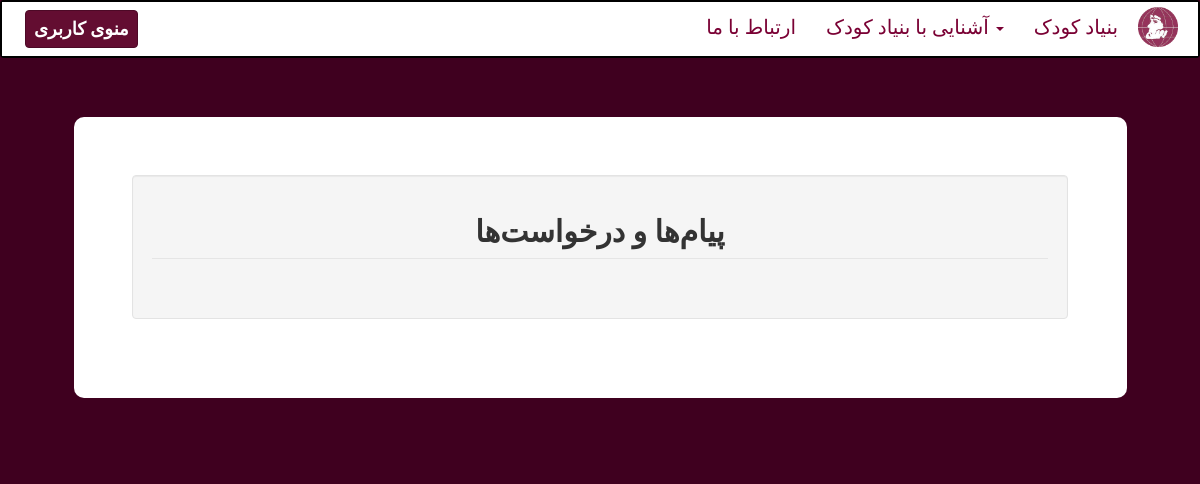
The app's page /hamyar/letters-box/ (signed in), older data.
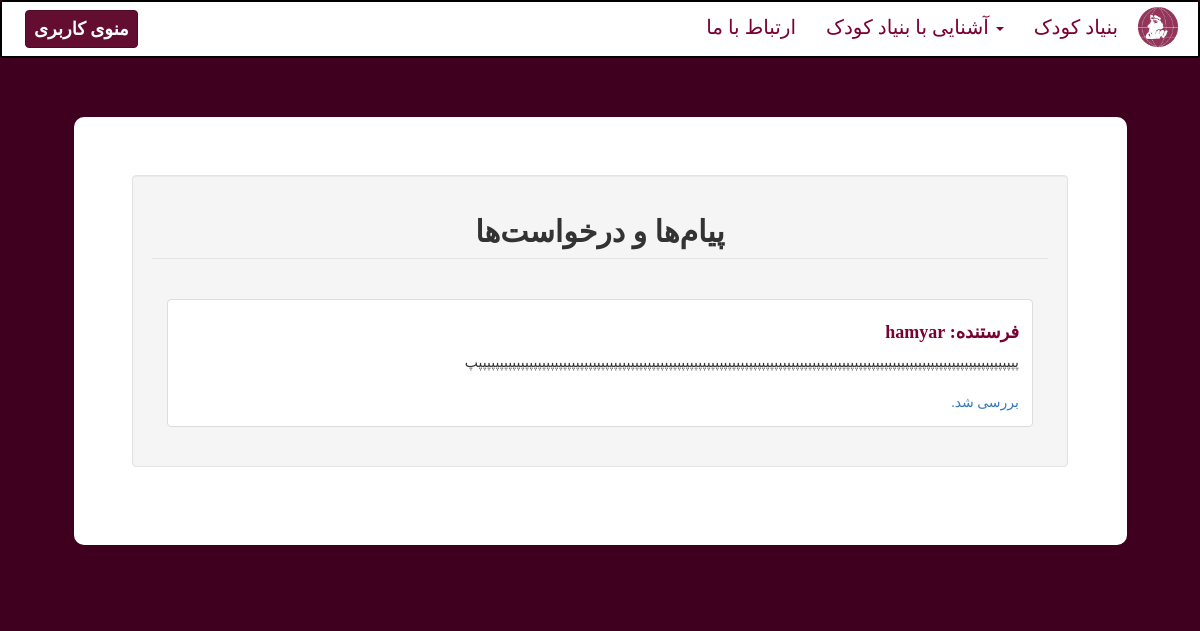
The same page, newer data.
### karbar/models.py (models this page shows, shortened)
class Message(models.Model):
    text = models.TextField(max_length=1000)
    sender = models.ForeignKey(MyUser, related_name='sender', on_delete=models.DO_NOTHING)
    receiver = models.ForeignKey(MyUser, related_name='receiver', on_delete=models.DO_NOTHING)

class MyUser(models.Model):
    user = models.OneToOneField(User, on_delete=models.CASCADE)
    national_id = models.IntegerField(unique=True, blank=True)
    country = models.CharField(max_length=20)
    city = models.CharField(max_length=20)
    address = models.CharField(max_length=200)
    postal_code = models.IntegerField()
    phone_number = models.CharField(max_length=10)
    def __str__(self):
        return self.user.username

### hamyar/views.py (the view)
# urls.py: path('letters-box/', LettersBoxView, name='letters-box'),
@login_required()
def LettersBoxView(request):
    myUser = MyUser.objects.get(user=request.user)
    hamyar = Hamyar.objects.get(user=myUser)
    all_messages = Message.objects.filter(receiver=myUser)
    return render(request, 'hamyar/Letters_Box.html', {'all_messages': all_messages})

### hamyar/templates/hamyar/Letters_Box.html (shortened to what this page needs)
{% extends 'hamyar/Base.html' %}
{% block content %}
    <div id="page-content-wrapper" class="offset8">
        <div class="container-fluid">
            <div class="row">
                <div class="col-lg-12">
                    <div style="background-color: white; margin: 5%; padding: 5%; border-radius: 10px;">
                        <section id="report">
                            <form class="well form-horizontal" style="direction: rtl">
                                <fieldset>
                                    <legend>
                                        <center><h2
                                                style="font-family: 'B Nazanin'; font-size: 30px; font-weight: bold;">
                                            <b>پیام‌ها و درخواست‌ها</b></h2></center>
                                    </legend>
                                    <br>
                                    <div style="direction: rtl">
                                        {% if all_messages %}
                                            {% for message in all_messages %}
                                                <div class="col-sm-10 col-lg-12" style="float: right !important;">
                                                    <div class="thumbnail">
                                                        <div class="caption">
                                                            <h4 style="font-weight: bold; color:#7a0134">فرستنده: {{ message.sender }}</h4>
                                                            {{ message.text }}
                                                            <br>
                                                            <br>
                                                            <a href="{% url 'hamyar-message-detail' message.pk%}">بررسی شد.</a>
                                                        </div>
                                                    </div>
                                                </div>
                                            {% endfor %}
                                        {% endif %}
                                    </div>
                                </fieldset>
                            </form>
                        </section>
                    </div>
                </div>
            </div>
        </div>
    </div>
{% endblock %}

Row changes from the older to the newer data that the page shows:
added Message: sender "hamyar", text "پپپپپپپپپپپپپپپپپپپپپپپپپپپپپپپپپپپپپپپپپپپپپپپپپپپپپپپپپپپپپپپپپپپپپپپپپپپپپپپپپپپپپپپپپپپپپپپپپپپپپپپپپپپپپپپپپپپپپپپپپپپپپپپپپ"
